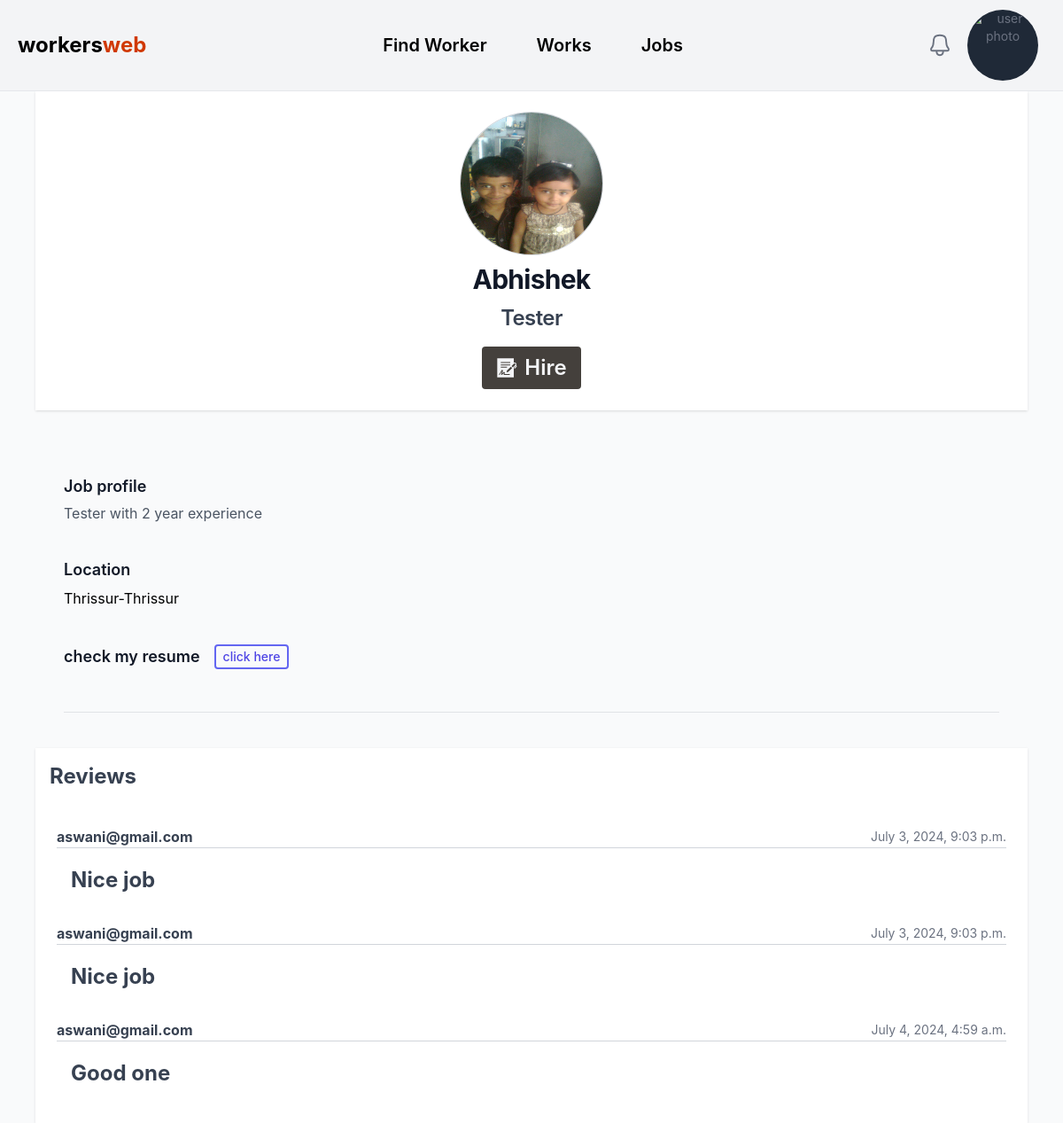
The page /worker/4 (signed in) on the database its author committed.
### main/models.py (models this page shows)
class Worker(models.Model):
    user_id = models.ForeignKey(User,on_delete=models.CASCADE)
    name = models.CharField(max_length=255)
    avatar = models.ImageField(upload_to='uploads/avatars')
    district = models.CharField(max_length=255)
    city = models.CharField(max_length=255)
    street_address = models.TextField()
    pin = models.CharField(max_length=6)
    phone_no = models.CharField(max_length=15)
    experience = models.IntegerField()
    job_title = models.CharField(max_length=255)
    resume = models.FileField(upload_to="uploads/resume")
    notification = models.BooleanField(default=False)
    is_available= models.BooleanField(default=True)
    def __str__(self):
      return self.name

class Review(models.Model):
    user = models.ForeignKey(User,on_delete=models.CASCADE)
    work = models.ForeignKey(Work,on_delete=models.CASCADE)
    body = models.TextField()
    worker = models.ForeignKey(Worker,on_delete=models.CASCADE)
    created_at = models.DateTimeField(auto_now_add=True)

class User(AbstractBaseUser, PermissionsMixin):
    id = models.UUIDField(primary_key=True, default=uuid.uuid4, editable=False)
    email = models.EmailField(unique=True)
    username = models.CharField(max_length=255,null=True,blank=True)
    is_active = models.BooleanField(default=True)
    is_superuser = models.BooleanField(default=False)
    is_worker = models.BooleanField(default=False)
    is_staff = models.BooleanField(default=False)
    date_joined = models.DateTimeField(auto_now_add=True)
    last_login = models.DateTimeField(blank=True, null=True)
    objects = CustomUserManager()
    USERNAME_FIELD = 'email'
    EMAIL_FIELD = 'email'
    REQUIRED_FIELDS = ['username']

### main/views.py (the view)
# urls.py: path('worker/<int:pk>',worker,name='worker'),
def worker(request,pk):
  if request.user.is_authenticated:
    worker = Worker.objects.get(pk=pk)
    review = Review.objects.filter(worker=worker)
    return render(request,'worker.html',{'worker':worker, 'reviews':review})
  return redirect(login_user)

### template/worker.html (shortened to what this page needs)
{% extends 'layout.html' %}
{% block 'container' %}
<div class="px-10 py-18">
  <header class="bg-white shadow">
    <div class="mx-auto max-w-7xl px-4 py-6 sm:px-6 lg:px-8 flex flex-col space-y-4 items-center ">
      <img class="w-40 h-40 rounded-full ring-1 ring-gray-300" src="{{ worker.avatar.url }}" alt="" />
        <h1 class="text-3xl font-bold tracking-tight text-gray-900 leading-6">{{worker}}</h1>
        <h1 class="text-2xl font-semibold tracking-tight text-gray-700 leading-4">{{worker.job_title}}</h1>
        <a href="{% url 'request_work' worker.id %}" class="px-4 py-2 text-2xl bg-stone-700 text-gray-100 rounded tracking-normal flex space-x-2 items-center font-semibold">
           <span>Hire</span></a>
    </div>
  </header>
  <main>
    <div class="mx-auto max-w-7xl px-4 py-6 sm:px-6 lg:px-8">
            <div class="border-b border-gray-900/10 pb-12 mt-12">
        <h2 class="text-lg font-semibold leading-7 text-gray-900">Job profile</h2>
        <p class="mt-1 text-md leading-6 text-gray-600">{{ worker.job_title}} with {{ worker.experience }} year experience</p>
        <div class="mt-10 space-y-10">
             <div class="sm:col-span-2">
            <label for="job-title" class="block text-lg font-semibold leading-6 text-gray-900">Location</label>
            <div class="mt-2 text-md">
             {{ worker.district }}-{{ worker.city}}
            </div>
          </div>
        </div>
        <div class="sm:col-span-2 mt-10">
            <div class="col-span-full">
            <div class="mt-2 flex items-center space-x-4">
             <label for="resume" class="block text-lg font-semibold leading-6 text-gray-900">check my resume</label>
              <a class="block text-sm font-medium leading-6 text-indigo-600 border-2 border-indigo-500 px-2  rounded " href="{{ worker.resume.url }}" download>click here</a>
            </div>
          </div>
      </div>
      </div>
    </div>
  </main>
{% if reviews %}
<div class="bg-white p-4 text-2xl mt-4 shadow">
  <h1 class="text-2xl text-gray-700 font-bold  mb-8">Reviews</h1>
  {% for review in reviews %}
  <div class=" flex flex-col space-x-4 mb-4 space-y-4 p-2">
  <div class="flex items-center justify-between border-b border-gray-300 mb-1">
     <p class="text-base text-gray-700 font-bold "> {{ review.user}}</p>
     <p class="text-sm text-gray-500 font
     -semibold "> {{ review.created_at }} </p>
    </div>
    <p class="text-2xl text-gray-700 font-bold leading-4">
      {{ review.body }}
    </p>
</div>
  {% endfor %}
</div>
  {% endif %}
</div>
{% endblock %}

### rows shown on the page
Worker: avatar (picture), name "Abhishek", job_title "Tester", experience "2", district "Thrissur", city "Thrissur"
Review: user "aswani@gmail.com", created_at "July 3, 2024, 9:03 p.m.", body "Nice job"
Review: user "aswani@gmail.com", created_at "July 3, 2024, 9:03 p.m.", body "Nice job"
Review: user "aswani@gmail.com", created_at "July 4, 2024, 4:59 a.m.", body "Good one"
